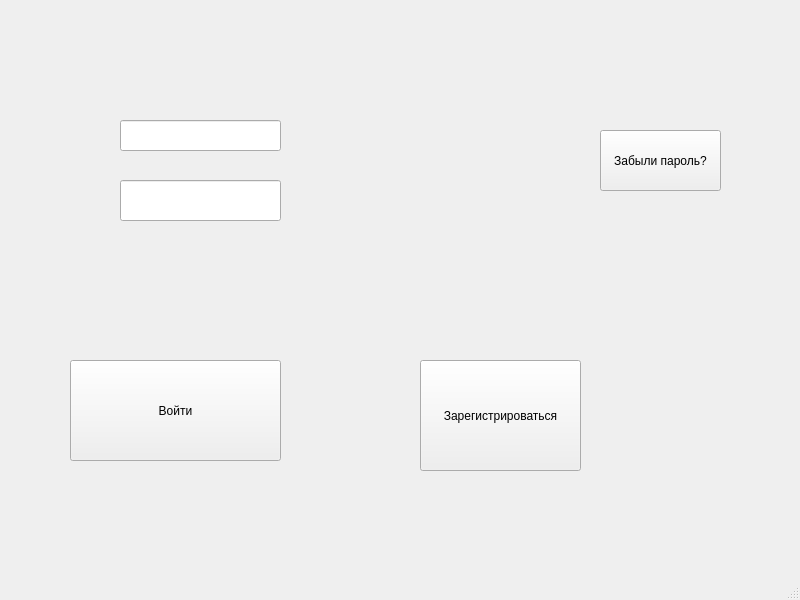
<?xml version="1.0" encoding="UTF-8"?>
<ui version="4.0">
 <class>MainWindow</class>
 <widget class="QMainWindow" name="MainWindow">
  <property name="geometry">
   <rect>
    <x>0</x>
    <y>0</y>
    <width>800</width>
    <height>600</height>
   </rect>
  </property>
  <property name="windowTitle">
   <string>MainWindow</string>
  </property>
  <widget class="QWidget" name="centralwidget">
   <widget class="QPushButton" name="pushButton_3">
    <property name="geometry">
     <rect>
      <x>420</x>
      <y>360</y>
      <width>161</width>
      <height>111</height>
     </rect>
    </property>
    <property name="text">
     <string>Зарегистрироваться</string>
    </property>
   </widget>
   <widget class="QPushButton" name="pushButton">
    <property name="geometry">
     <rect>
      <x>70</x>
      <y>360</y>
      <width>211</width>
      <height>101</height>
     </rect>
    </property>
    <property name="text">
     <string>Войти</string>
    </property>
   </widget>
   <widget class="QLineEdit" name="lineEdit">
    <property name="geometry">
     <rect>
      <x>120</x>
      <y>120</y>
      <width>161</width>
      <height>31</height>
     </rect>
    </property>
   </widget>
   <widget class="QLineEdit" name="lineEdit_2">
    <property name="geometry">
     <rect>
      <x>120</x>
      <y>180</y>
      <width>161</width>
      <height>41</height>
     </rect>
    </property>
   </widget>
   <widget class="QPushButton" name="forgotButton">
    <property name="geometry">
     <rect>
      <x>600</x>
      <y>130</y>
      <width>121</width>
      <height>61</height>
     </rect>
    </property>
    <property name="text">
     <string>Забыли пароль?</string>
    </property>
   </widget>
  </widget>
  <widget class="QMenuBar" name="menubar">
   <property name="geometry">
    <rect>
     <x>0</x>
     <y>0</y>
     <width>800</width>
     <height>26</height>
    </rect>
   </property>
  </widget>
  <widget class="QStatusBar" name="statusbar"/>
 </widget>
 <resources/>
 <connections/>
</ui>
